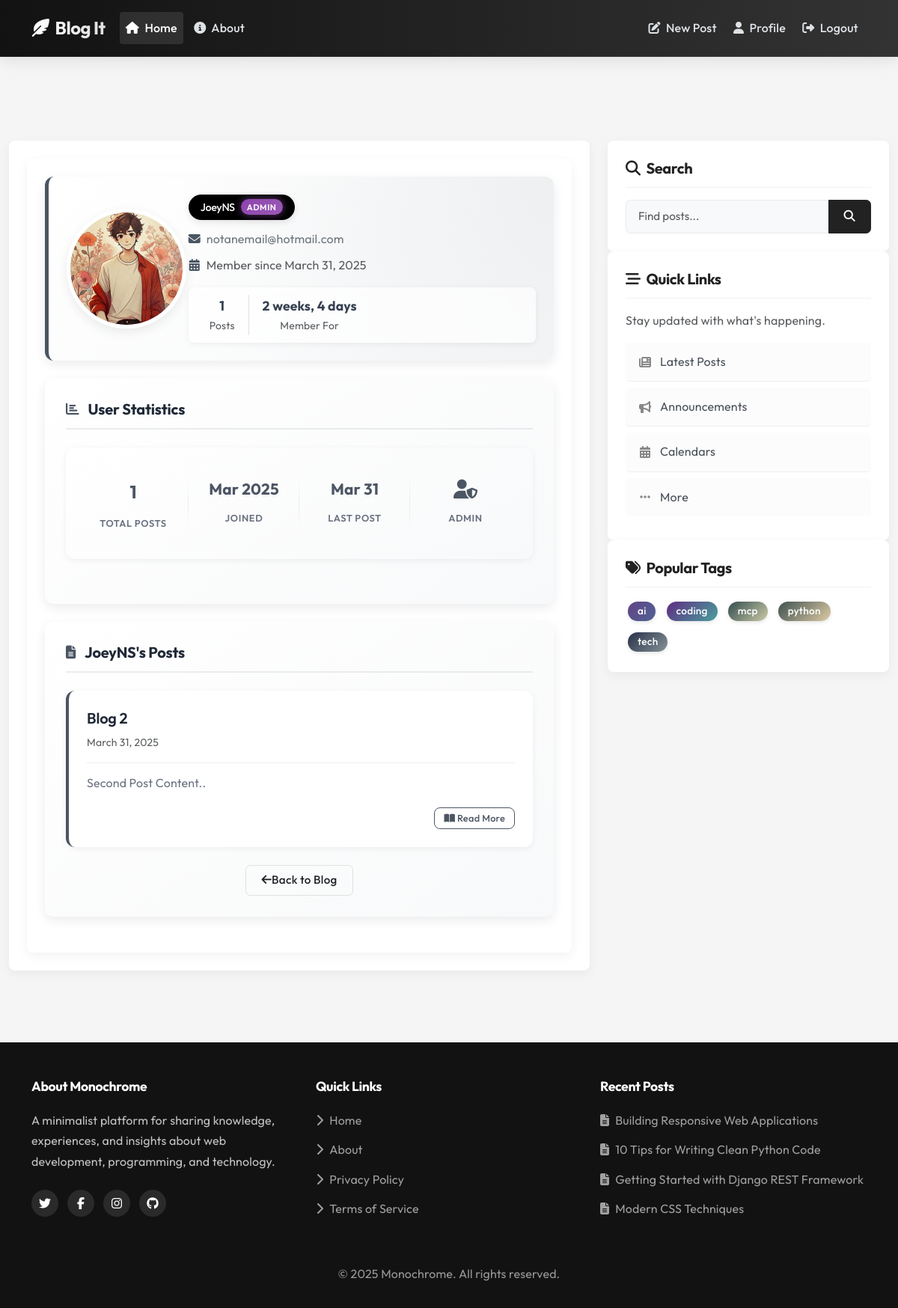
The app's page /user/JoeyNS/ (signed in) with its own data.
### users/models.py (models this page shows, shortened)
class Profile(models.Model):
    user = models.OneToOneField(User, on_delete=models.CASCADE)
    image = models.ImageField(default='default.jpg', upload_to='profile_pics')

### blog/models.py (models this page shows, shortened)
class Post(models.Model):
    title = models.CharField(max_length=100)
    content = models.TextField()
    description = models.TextField(max_length=100, blank=True, help_text="A brief description to attract readers. If left empty, a generic description will be displayed.")
    date_posted = models.DateTimeField(default=timezone.now)
    author = models.ForeignKey(User, on_delete=models.CASCADE)
    slug = models.SlugField(max_length=100, unique=True, blank=True)
    tags = models.ManyToManyField(Tag, related_name='posts', blank=True)

class Tag(models.Model):
    name = models.CharField(max_length=50, unique=True)
    slug = models.SlugField(max_length=100, unique=True, blank=True)

### users/views.py (the view)
# urls.py: path('user/<str:username>/', user_views.user_profile, name='user-profile'),
def user_profile(request, username):
    user = get_object_or_404(User, username=username)
    from blog.models import Post
    user_posts = Post.objects.filter(author=user).order_by('-date_posted')
    context = {
        'profile_user': user,
        'user_posts': user_posts,
    }
    return render(request, 'users/user_profile.html', context)

### blog/context_processors.py (called while the page is built)
def popular_tags(request):
    tags = Tag.objects.annotate(post_count=Count('posts')).order_by('-post_count')[:5]
    return {'popular_tags': tags}

### users/templates/users/user_profile.html (shortened to what this page needs)
{% extends "blog/base.html" %}
{% block content %}
<div class="content-section">
  <div class="profile-header bg-light rounded p-4 mb-4 shadow-sm">
    <div class="row align-items-center">
      <div class="col-md-3 text-center mb-3 mb-md-0">
        <div class="profile-image-container">
          <img class="profile-image" src="{{ profile_user.profile.image.url }}" alt="Profile Picture">
        </div>
      </div>
      <div class="col-md-9">
        <div class="profile-info">
          <h2 class="account-heading mb-2 d-flex align-items-center">
            <span class="username-box">{{ profile_user.username }}
              {% if profile_user.is_staff %}<span class="admin-badge">admin</span>{% endif %}
            </span>
          </h2>
          <p class="text-secondary mb-2">
            <i class="fas fa-envelope mr-2"></i>{{ profile_user.email }}
          </p>
          <p class="text-muted">
            <i class="fas fa-calendar-alt mr-2"></i>Member since {{ profile_user.date_joined|date:"F d, Y" }}
          </p>
          <div class="profile-stats d-flex flex-wrap mt-3">
            <div class="stat-item">
              <strong>{{ user_posts.count }}</strong>
              <div class="text-muted small">Posts</div>
            </div>
            <div class="stat-item">
              <strong>{{ profile_user.date_joined|timesince }}</strong>
              <div class="text-muted small">Member For</div>
            </div>
          </div>
        </div>
      </div>
    </div>
  </div>
  <div class="card border-0 shadow-sm mb-4">
    <div class="card-body p-4">
      <h4 class="card-title mb-4">
        <i class="fas fa-chart-bar mr-2 text-primary"></i>User Statistics
      </h4>
      <div class="user-stats">
        <div class="stat-box">
          <div class="stat-value">{{ user_posts.count }}</div>
          <div class="stat-label">Total Posts</div>
        </div>
        <div class="stat-box">
          <div class="stat-value date-format">{{ profile_user.date_joined|date:"M Y" }}</div>
          <div class="stat-label">Joined</div>
        </div>
        <div class="stat-box">
          <div class="stat-value time-since">
            {% if user_posts.count > 0 %}
              {{ user_posts.0.date_posted|date:"M d" }}
            {% else %}
              -
            {% endif %}
          </div>
          <div class="stat-label">Last Post</div>
        </div>
        <div class="stat-box">
          <div class="stat-value">
            <i class="fas fa-user-shield"></i>
          </div>
          <div class="stat-label">
            {% if profile_user.is_staff %}Admin{% else %}Member{% endif %}
          </div>
        </div>
      </div>
    </div>
  </div>
  <div class="card border-0 shadow-sm">
    <div class="card-body p-4">
      <h4 class="card-title mb-4">
        <i class="fas fa-file-alt mr-2 text-primary"></i>{{ profile_user.username }}'s Posts
      </h4>
      {% if user_posts %}
        <div class="user-posts">
          {% for post in user_posts %}
            <div class="post-card mb-4">
              <div class="post-header">
                <h5 class="post-title">
                  <a href="{% url 'post-detail' post.id %}">{{ post.title }}</a>
                </h5>
                <small class="text-muted">{{ post.date_posted|date:"F d, Y" }}</small>
              </div>
              <div class="post-content">
                <p>{{ post.content|truncatechars:150 }}</p>
              </div>
              <div class="post-footer">
                <a href="{% url 'post-detail' post.id %}" class="btn btn-sm btn-outline-primary">
                  <i class="fas fa-book-open mr-1"></i> Read More
                </a>
              </div>
            </div>
          {% endfor %}
        </div>
      {% else %}
        <div class="alert alert-info">
          <p class="mb-0">{{ profile_user.username }} hasn't posted anything yet.</p>
        </div>
      {% endif %}
      <div class="text-center mt-4">
        <a href="{% url 'blog-home' %}" class="btn btn-outline-secondary">
          <i class="fas fa-arrow-left mr-2"></i>Back to Blog
        </a>
      </div>
    </div>
  </div>
</div>
{% endblock content %}

### blog/templates/blog/base.html (shortened to what this page needs)
{% load static %}
<!doctype html>
<html lang="en">
<head>
    <link href="https://cdn.jsdelivr.net/npm/bootstrap@5.3.2/dist/css/bootstrap.min.css" rel="stylesheet">
    <link rel="stylesheet" type="text/css" href="{% static 'blog/main.css' %}">
    <link rel="stylesheet" href="https://cdnjs.cloudflare.com/ajax/libs/font-awesome/6.5.0/css/all.min.css">
</head>
<body>
<header class="site-header">
  <nav class="navbar navbar-expand-lg navbar-dark fixed-top" style="background: linear-gradient(to right, #121212, #333333) !important; box-shadow: 0 4px 20px rgba(0, 0, 0, 0.1);">
    <div class="container">
      <a class="navbar-brand d-flex align-items-center" href="/" style="font-weight: 700; background: linear-gradient(to right, #ffffff, #e0e0e0); -webkit-background-clip: text; -webkit-text-fill-color: transparent; background-clip: text;">
        <i class="fas fa-feather-alt me-2"></i>Blog It
      </a>
      <div class="collapse navbar-collapse" id="navbarToggle">
        <div class="navbar-nav me-auto">
          <a class="nav-item nav-link active" href="/">
            <i class="fas fa-home me-1"></i> Home
          </a>
          <a class="nav-item nav-link " href="/about/">
            <i class="fas fa-info-circle me-1"></i> About
          </a>
        </div>
<div class="navbar-nav">
  {% if user.is_authenticated %}
    <a class="nav-item nav-link" href="/post/new/">
      <i class="fas fa-edit me-1"></i> New Post
    </a>
    <a class="nav-item nav-link" href="/profile/">
      <i class="fas fa-user me-1"></i> Profile
    </a>
    <a class="nav-item nav-link" href="/logout/">
      <i class="fas fa-sign-out-alt me-1"></i> Logout
    </a>
  {% endif %}
</div>
      </div>
    </div>
</nav>
</header>
<main role="main" class="container">
  <div class="row g-4">
    <div class="col-lg-8">
      <div class="content-section">
        {% block content %}{% endblock %}
      </div>
    </div>
    <div class="col-lg-4">
      <div class="content-section">
        <h3><i class="fas fa-search me-2"></i>Search</h3>
        <form method="get" action="#" class="mt-3">
          <div class="input-group">
            <input type="text" class="form-control" placeholder="Find posts..." aria-label="Search">
            <button class="btn btn-primary" type="submit">
              <i class="fas fa-search"></i>
            </button>
          </div>
        </form>
      </div>
      <div class="content-section">
        <h3><i class="fas fa-stream me-2"></i>Quick Links</h3>
        <p class="text-muted mb-3">Stay updated with what's happening.</p>
        <ul class="list-group list-group-flush">
          <li class="list-group-item list-group-item-light d-flex align-items-center">
            <i class="fas fa-newspaper sidebar-icon"></i>
            <span>Latest Posts</span>
          </li>
          <li class="list-group-item list-group-item-light d-flex align-items-center">
            <i class="fas fa-bullhorn sidebar-icon"></i>
            <span>Announcements</span>
          </li>
          <li class="list-group-item list-group-item-light d-flex align-items-center">
            <i class="fas fa-calendar-alt sidebar-icon"></i>
            <span>Calendars</span>
          </li>
          <li class="list-group-item list-group-item-light d-flex align-items-center">
            <i class="fas fa-ellipsis-h sidebar-icon"></i>
            <span>More</span>
          </li>
        </ul>
      </div>
      <div class="content-section">
        <h3><i class="fas fa-tags me-2"></i>Popular Tags</h3>
        <div class="tag-cloud d-flex flex-wrap gap-2 mt-3">
          {% if popular_tags %}
            {% for tag in popular_tags %}
              <a href="{% url 'tag-posts' tag.name %}" class="badge text-decoration-none tag-{{ forloop.counter0|divisibleby:8|yesno:'python,django,webdev,programming,tutorial,tips,javascript,react' }}">{{ tag.name }}</a>
            {% endfor %}
          {% else %}
            <span class="text-muted">No tags yet</span>
          {% endif %}
        </div>
      </div>
    </div>
  </div>
</main>
<footer>
  <div class="container">
    <div class="row gy-4">
      <div class="col-lg-4 col-md-6">
        <h5>About Monochrome</h5>
        <p class="mb-4">A minimalist platform for sharing knowledge, experiences, and insights about web development, programming, and technology.</p>
        <div class="d-flex social-links">
          <a href="#" class="social-link" aria-label="Twitter"><i class="fab fa-twitter"></i></a>
          <a href="#" class="social-link" aria-label="Facebook"><i class="fab fa-facebook-f"></i></a>
          <a href="#" class="social-link" aria-label="Instagram"><i class="fab fa-instagram"></i></a>
          <a href="#" class="social-link" aria-label="GitHub"><i class="fab fa-github"></i></a>
        </div>
      </div>
      <div class="col-lg-4 col-md-6">
        <h5>Quick Links</h5>
        <ul class="list-unstyled">
          <li><a href="{% url 'blog-home' %}"><i class="fas fa-chevron-right me-2"></i>Home</a></li>
          <li><a href="{% url 'blog-about' %}"><i class="fas fa-chevron-right me-2"></i>About</a></li>
          <li><a href="#"><i class="fas fa-chevron-right me-2"></i>Privacy Policy</a></li>
          <li><a href="#"><i class="fas fa-chevron-right me-2"></i>Terms of Service</a></li>
        </ul>
      </div>
      <div class="col-lg-4 col-md-12">
        <h5>Recent Posts</h5>
        <ul class="list-unstyled">
          <li><a href="#"><i class="fas fa-file-alt me-2"></i>Building Responsive Web Applications</a></li>
          <li><a href="#"><i class="fas fa-file-alt me-2"></i>10 Tips for Writing Clean Python Code</a></li>
          <li><a href="#"><i class="fas fa-file-alt me-2"></i>Getting Started with Django REST Framework</a></li>
          <li><a href="#"><i class="fas fa-file-alt me-2"></i>Modern CSS Techniques</a></li>
        </ul>
      </div>
    </div>
    <div class="row mt-5">
      <div class="col-12 text-center">
        <p class="mb-0 opacity-75">&copy; {% now "Y" %} Monochrome. All rights reserved.</p>
      </div>
    </div>
  </div>
</footer>
</body>
</html>

### blog/static/blog/main.css (style rules this page uses)
body { background: #fafafa; color: #333333; margin-top: 5rem; }
h1, h2, h3, h4, h5, h6 { color: #444444; }
ul { margin: 0; }
.site-header .navbar-nav .nav-link { color: #cbd5db; }
.site-header .navbar-nav .nav-link.active { font-weight: 500; }
.content-section { background: #ffffff; padding: 10px 20px; border: 1px solid #dddddd; border-radius: 3px; margin-bottom: 20px; }
.account-heading { font-size: 2.5rem; }

### records on screen
Post: date_posted "Mar 31", title "Blog 2", date_posted "March 31, 2025", content "Second Post Content.."
Tag: name "ai"
Tag: name "coding"
Tag: name "mcp"
Tag: name "python"
Tag: name "tech"

### other values on screen
{{ profile_user.username }} "JoeyNS"
{{ profile_user.email }} "notanemail@hotmail.com"
{{ profile_user.date_joined|date:"F d, Y" }} "March 31, 2025"
{{ user_posts.count }} "1"
{{ profile_user.date_joined|timesince }} "2 weeks, 4 days"
{{ profile_user.date_joined|date:"M Y" }} "Mar 2025"
